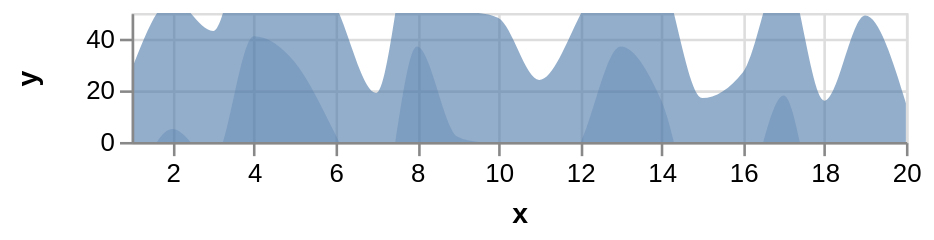

The Vega-Lite source for this figure:
### Vega specification from a JSON file in a GitHub repository (floating-point values rounded to 4 significant figures)
{"$schema": "https://vega.github.io/schema/vega/v3.0.json", "description": "Horizon Graph with 2 layers. (See https://idl.cs.washington.edu/papers/horizon/ for more details on Horizon Graphs.)", "autosize": "pad", "padding": 5, "width": 300, "height": 50, "style": "cell", "data": [{"name": "source_0", "values": [{"x": 1, "y": 28}, {"x": 2, "y": 55}, {"x": 3, "y": 43}, {"x": 4, "y": 91}, {"x": 5, "y": 81}, {"x": 6, "y": 53}, {"x": 7, "y": 19}, {"x": 8, "y": 87}, {"x": 9, "y": 52}, {"x": 10, "y": 48}, {"x": 11, "y": 24}, {"x": 12, "y": 49}, {"x": 13, "y": 87}, {"x": 14, "y": 66}, {"x": 15, "y": 17}, {"x": 16, "y": 27}, {"x": 17, "y": 68}, {"x": 18, "y": 16}, {"x": 19, "y": 49}, {"x": 20, "y": 15}]}, {"name": "data_1", "source": "source_0", "transform": [{"type": "formula", "expr": "toNumber(datum[\"x\"])", "as": "x"}, {"type": "formula", "expr": "toNumber(datum[\"y\"])", "as": "y"}, {"type": "formula", "expr": "if(datum.y <= 50, datum.y, 50)", "as": "ny"}, {"type": "filter", "expr": "datum[\"x\"] !== null && !isNaN(datum[\"x\"]) && datum[\"y\"] !== null && !isNaN(datum[\"y\"])"}]}, {"name": "data_2", "source": "source_0", "transform": [{"type": "formula", "expr": "toNumber(datum[\"x\"])", "as": "x"}, {"type": "formula", "expr": "datum.y - 50", "as": "ny"}, {"type": "filter", "expr": "datum[\"x\"] !== null && !isNaN(datum[\"x\"]) && datum[\"ny\"] !== null && !isNaN(datum[\"ny\"])"}]}], "marks": [{"name": "layer_0_marks", "type": "area", "clip": true, "style": ["area"], "sort": {"field": "datum[\"x\"]", "order": "descending"}, "from": {"data": "data_1"}, "encode": {"update": {"x": {"scale": "x", "field": "x"}, "y": {"scale": "y", "field": "y"}, "y2": {"field": {"group": "height"}}, "fill": {"value": "#4c78a8"}, "opacity": {"value": 0.6}, "orient": {"value": "vertical"}}}}, {"name": "layer_1_marks", "type": "area", "clip": true, "style": ["area"], "sort": {"field": "datum[\"x\"]", "order": "descending"}, "from": {"data": "data_2"}, "encode": {"update": {"x": {"scale": "x", "field": "x"}, "y": {"scale": "y", "field": "ny"}, "y2": {"field": {"group": "height"}}, "fill": {"value": "#4c78a8"}, "opacity": {"value": 0.3}, "orient": {"value": "vertical"}}}}], "scales": [{"name": "x", "type": "linear", "domain": {"fields": [{"data": "data_1", "field": "x"}, {"data": "data_2", "field": "x"}], "sort": true}, "range": [0, {"signal": "width"}], "nice": false, "zero": false}, {"name": "y", "type": "linear", "domain": [0, 50], "range": [{"signal": "height"}, 0], "nice": true, "zero": false}], "axes": [{"scale": "x", "orient": "bottom", "labelOverlap": true, "tickCount": {"signal": "ceil(width/40)"}, "title": "x", "zindex": 1}, {"scale": "x", "orient": "bottom", "domain": false, "grid": true, "labels": false, "maxExtent": 0, "minExtent": 0, "tickCount": {"signal": "ceil(width/40)"}, "ticks": false, "zindex": 0, "gridScale": "y"}, {"title": "y", "scale": "y", "orient": "left", "labelOverlap": true, "tickCount": {"signal": "ceil(height/40)"}, "zindex": 1}, {"scale": "y", "orient": "left", "domain": false, "grid": true, "labels": false, "maxExtent": 0, "minExtent": 0, "tickCount": {"signal": "ceil(height/40)"}, "ticks": false, "zindex": 0, "gridScale": "x"}], "config": {"axis": {"titlePadding": 5}, "axisY": {"minExtent": 30}, "style": {"area": {"interpolate": "monotone"}}}}
